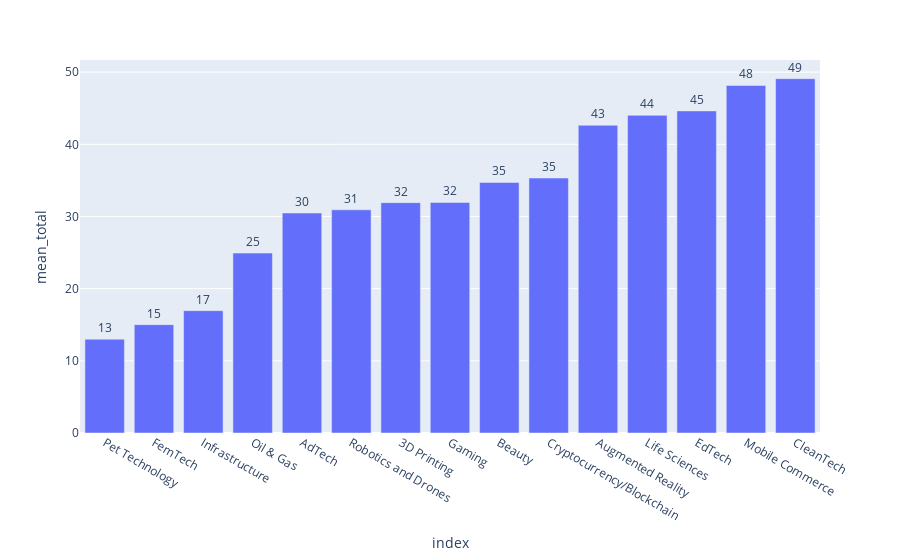

The code cell stored with this chart in its notebook:
### Code cell
# plotting with plotly bar chart
fig = px.bar(verticals_lowest, y='mean_total', x='index', text='mean_total')
fig.update_traces(texttemplate='%{text:.2s}', textposition='outside')
fig.update_layout(uniformtext_minsize=8, uniformtext_mode='hide')
fig.show()

### Figure 1 — Plotly figure (JSON) as saved in the notebook; plotly's stock layout.template omitted (floating-point values rounded to 4 significant figures)
{"data": [{"alignmentgroup": "True", "hoverlabel": {"namelength": 0}, "hovertemplate": "index=%{x}<br>mean_total=%{text}", "legendgroup": "", "marker": {"color": "#636efa"}, "name": "", "offsetgroup": "", "orientation": "v", "showlegend": false, "text": [13, 15.01, 16.95, 24.93, 30.48, 30.92, 31.92, 31.95, 34.72, 35.32, 42.64, 44.02, 44.63, 48.15, 49.1], "textposition": "outside", "texttemplate": "%{text:.2s}", "type": "bar", "x": ["Pet Technology", "FemTech", "Infrastructure", "Oil & Gas", "AdTech", "Robotics and Drones", "3D Printing", "Gaming", "Beauty", "Cryptocurrency/Blockchain", "Augmented Reality", "Life Sciences", "EdTech", "Mobile Commerce", "CleanTech"], "xaxis": "x", "y": [13, 15.01, 16.95, 24.93, 30.48, 30.92, 31.92, 31.95, 34.72, 35.32, 42.64, 44.02, 44.63, 48.15, 49.1], "yaxis": "y"}], "layout": {"barmode": "relative", "legend": {"tracegroupgap": 0}, "margin": {"t": 60}, "uniformtext": {"minsize": 8, "mode": "hide"}, "xaxis": {"anchor": "y", "domain": [0, 1], "title": {"text": "index"}}, "yaxis": {"anchor": "x", "domain": [0, 1], "title": {"text": "mean_total"}}}}
